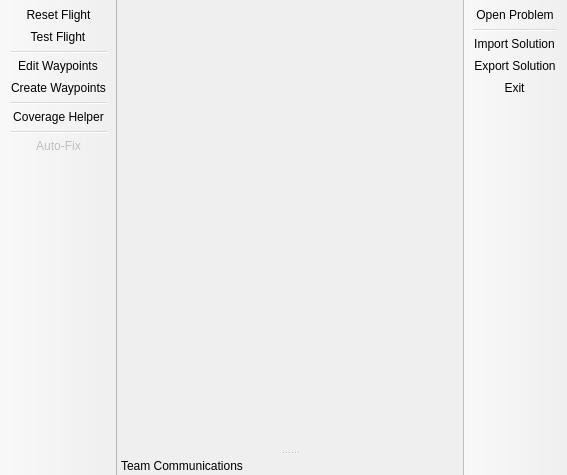
<?xml version="1.0" encoding="UTF-8"?>
<ui version="4.0">
 <class>MainWindow</class>
 <widget class="QMainWindow" name="MainWindow">
  <property name="geometry">
   <rect>
    <x>0</x>
    <y>0</y>
    <width>567</width>
    <height>475</height>
   </rect>
  </property>
  <property name="windowTitle">
   <string>Waypoint Flight Planner</string>
  </property>
  <property name="windowIcon">
   <iconset resource="../WaypointPlannerResources.qrc">
    <normaloff>:/images/images/32x32/apps/spire.png</normaloff>:/images/images/32x32/apps/spire.png</iconset>
  </property>
  <property name="toolButtonStyle">
   <enum>Qt::ToolButtonTextBesideIcon</enum>
  </property>
  <widget class="QWidget" name="centralWidget">
   <layout class="QVBoxLayout" name="verticalLayout">
    <property name="margin">
     <number>0</number>
    </property>
    <item>
     <widget class="WaypointMapView" name="mapView" native="true"/>
    </item>
    <item>
     <widget class="WaysetTimelineWidget" name="timelineView" native="true"/>
    </item>
   </layout>
  </widget>
  <widget class="QToolBar" name="toolBar">
   <property name="windowTitle">
    <string>Waypoint Tools</string>
   </property>
   <property name="movable">
    <bool>false</bool>
   </property>
   <property name="allowedAreas">
    <set>Qt::LeftToolBarArea</set>
   </property>
   <property name="iconSize">
    <size>
     <width>32</width>
     <height>32</height>
    </size>
   </property>
   <property name="toolButtonStyle">
    <enum>Qt::ToolButtonTextUnderIcon</enum>
   </property>
   <property name="floatable">
    <bool>false</bool>
   </property>
   <attribute name="toolBarArea">
    <enum>LeftToolBarArea</enum>
   </attribute>
   <attribute name="toolBarBreak">
    <bool>false</bool>
   </attribute>
   <addaction name="actionReset_Flight"/>
   <addaction name="actionTest_Flight"/>
   <addaction name="separator"/>
   <addaction name="actionSelect_Mode"/>
   <addaction name="actionCreate_Mode"/>
   <addaction name="separator"/>
   <addaction name="actionCoverage_Helper"/>
   <addaction name="separator"/>
   <addaction name="actionAuto_Fix"/>
  </widget>
  <widget class="QToolBar" name="toolBar_2">
   <property name="windowTitle">
    <string>toolBar_2</string>
   </property>
   <property name="movable">
    <bool>false</bool>
   </property>
   <property name="allowedAreas">
    <set>Qt::RightToolBarArea</set>
   </property>
   <property name="iconSize">
    <size>
     <width>32</width>
     <height>32</height>
    </size>
   </property>
   <property name="toolButtonStyle">
    <enum>Qt::ToolButtonTextUnderIcon</enum>
   </property>
   <property name="floatable">
    <bool>false</bool>
   </property>
   <attribute name="toolBarArea">
    <enum>RightToolBarArea</enum>
   </attribute>
   <attribute name="toolBarBreak">
    <bool>false</bool>
   </attribute>
   <addaction name="actionOpen_Problem"/>
   <addaction name="separator"/>
   <addaction name="actionImport_Solution"/>
   <addaction name="actionExport_Solution"/>
   <addaction name="actionExit"/>
  </widget>
  <widget class="QDockWidget" name="dockWidget">
   <property name="features">
    <set>QDockWidget::NoDockWidgetFeatures</set>
   </property>
   <property name="windowTitle">
    <string>Team Communications</string>
   </property>
   <attribute name="dockWidgetArea">
    <number>8</number>
   </attribute>
   <widget class="ChatWidget" name="chatWidget"/>
  </widget>
  <action name="actionExit">
   <property name="icon">
    <iconset resource="../WaypointPlannerResources.qrc">
     <normaloff>:/images/images/48/48px-System-log-out.svg.png</normaloff>:/images/images/48/48px-System-log-out.svg.png</iconset>
   </property>
   <property name="text">
    <string>E&amp;xit</string>
   </property>
   <property name="toolTip">
    <string>Exit</string>
   </property>
   <property name="shortcut">
    <string>Ctrl+Q</string>
   </property>
  </action>
  <action name="actionSelect_Mode">
   <property name="checkable">
    <bool>true</bool>
   </property>
   <property name="icon">
    <iconset resource="../WaypointPlannerResources.qrc">
     <normaloff>:/images/images/editWaypointCursor.png</normaloff>:/images/images/editWaypointCursor.png</iconset>
   </property>
   <property name="text">
    <string>Edit Waypoints</string>
   </property>
  </action>
  <action name="actionCreate_Mode">
   <property name="checkable">
    <bool>true</bool>
   </property>
   <property name="icon">
    <iconset resource="../WaypointPlannerResources.qrc">
     <normaloff>:/images/images/createWaypointCursor.png</normaloff>:/images/images/createWaypointCursor.png</iconset>
   </property>
   <property name="text">
    <string>Create Waypoints</string>
   </property>
  </action>
  <action name="actionAuto_Fix">
   <property name="enabled">
    <bool>false</bool>
   </property>
   <property name="icon">
    <iconset resource="../WaypointPlannerResources.qrc">
     <normaloff>:/images/images/fixIcon.png</normaloff>:/images/images/fixIcon.png</iconset>
   </property>
   <property name="text">
    <string>Auto-Fix</string>
   </property>
  </action>
  <action name="actionCoverage_Helper">
   <property name="checkable">
    <bool>true</bool>
   </property>
   <property name="icon">
    <iconset resource="../WaypointPlannerResources.qrc">
     <normaloff>:/images/images/coverageHelperIcon.png</normaloff>:/images/images/coverageHelperIcon.png</iconset>
   </property>
   <property name="text">
    <string>Coverage Helper</string>
   </property>
  </action>
  <action name="actionImport_Solution">
   <property name="icon">
    <iconset resource="../WaypointPlannerResources.qrc">
     <normaloff>:/images/images/48/48px-Document-open.svg.png</normaloff>:/images/images/48/48px-Document-open.svg.png</iconset>
   </property>
   <property name="text">
    <string>&amp;Import Solution</string>
   </property>
   <property name="shortcut">
    <string>Ctrl+Alt+I</string>
   </property>
  </action>
  <action name="actionExport_Solution">
   <property name="icon">
    <iconset resource="../WaypointPlannerResources.qrc">
     <normaloff>:/images/images/48/48px-Document-save.svg.png</normaloff>:/images/images/48/48px-Document-save.svg.png</iconset>
   </property>
   <property name="text">
    <string>&amp;Export Solution</string>
   </property>
   <property name="shortcut">
    <string>Ctrl+Alt+E</string>
   </property>
  </action>
  <action name="actionReset_Flight">
   <property name="icon">
    <iconset resource="../WaypointPlannerResources.qrc">
     <normaloff>:/images/images/32x32/reset or undo.png</normaloff>:/images/images/32x32/reset or undo.png</iconset>
   </property>
   <property name="text">
    <string>Reset Flight</string>
   </property>
  </action>
  <action name="actionTest_Flight">
   <property name="icon">
    <iconset resource="../WaypointPlannerResources.qrc">
     <normaloff>:/images/images/48/48px-Media-playback-start.svg.png</normaloff>:/images/images/48/48px-Media-playback-start.svg.png</iconset>
   </property>
   <property name="text">
    <string>Test Flight</string>
   </property>
  </action>
  <action name="actionOpen_Problem">
   <property name="icon">
    <iconset resource="../WaypointPlannerResources.qrc">
     <normaloff>:/images/images/48/48px-Document-open.svg.png</normaloff>:/images/images/48/48px-Document-open.svg.png</iconset>
   </property>
   <property name="text">
    <string>Open Problem</string>
   </property>
   <property name="shortcut">
    <string>Ctrl+O</string>
   </property>
  </action>
 </widget>
 <layoutdefault spacing="6" margin="11"/>
 <customwidgets>
  <customwidget>
   <class>ChatWidget</class>
   <extends>QWidget</extends>
   <header location="global">gui/ChatWidget.h</header>
   <container>1</container>
  </customwidget>
  <customwidget>
   <class>WaypointMapView</class>
   <extends>QWidget</extends>
   <header>WaypointMapView.h</header>
   <container>1</container>
  </customwidget>
  <customwidget>
   <class>WaysetTimelineWidget</class>
   <extends>QWidget</extends>
   <header>WaysetTimelineWidget.h</header>
   <container>1</container>
  </customwidget>
 </customwidgets>
 <resources>
  <include location="../WaypointPlannerResources.qrc"/>
 </resources>
 <connections/>
</ui>
